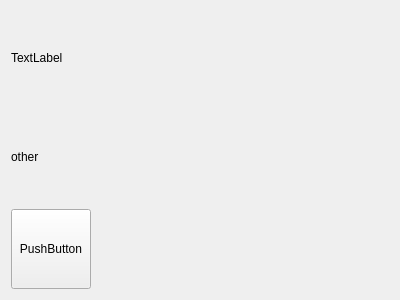
<?xml version="1.0" encoding="UTF-8"?>
<ui version="4.0">
 <class>Widget</class>
 <widget class="QWidget" name="Widget">
  <property name="geometry">
   <rect>
    <x>0</x>
    <y>0</y>
    <width>400</width>
    <height>300</height>
   </rect>
  </property>
  <property name="windowTitle">
   <string>Widget</string>
  </property>
  <layout class="QGridLayout" name="gridLayout">
   <item row="0" column="0" colspan="2">
    <widget class="QLabel" name="label">
     <property name="text">
      <string>TextLabel</string>
     </property>
    </widget>
   </item>
   <item row="1" column="0" colspan="2">
    <widget class="QLabel" name="label_2">
     <property name="text">
      <string>other</string>
     </property>
    </widget>
   </item>
   <item row="2" column="0">
    <widget class="QPushButton" name="pushButton">
     <property name="minimumSize">
      <size>
       <width>0</width>
       <height>80</height>
      </size>
     </property>
     <property name="text">
      <string>PushButton</string>
     </property>
    </widget>
   </item>
   <item row="2" column="1">
    <spacer name="horizontalSpacer">
     <property name="orientation">
      <enum>Qt::Horizontal</enum>
     </property>
     <property name="sizeHint" stdset="0">
      <size>
       <width>298</width>
       <height>20</height>
      </size>
     </property>
    </spacer>
   </item>
  </layout>
 </widget>
 <layoutdefault spacing="6" margin="11"/>
 <resources/>
 <connections/>
</ui>
